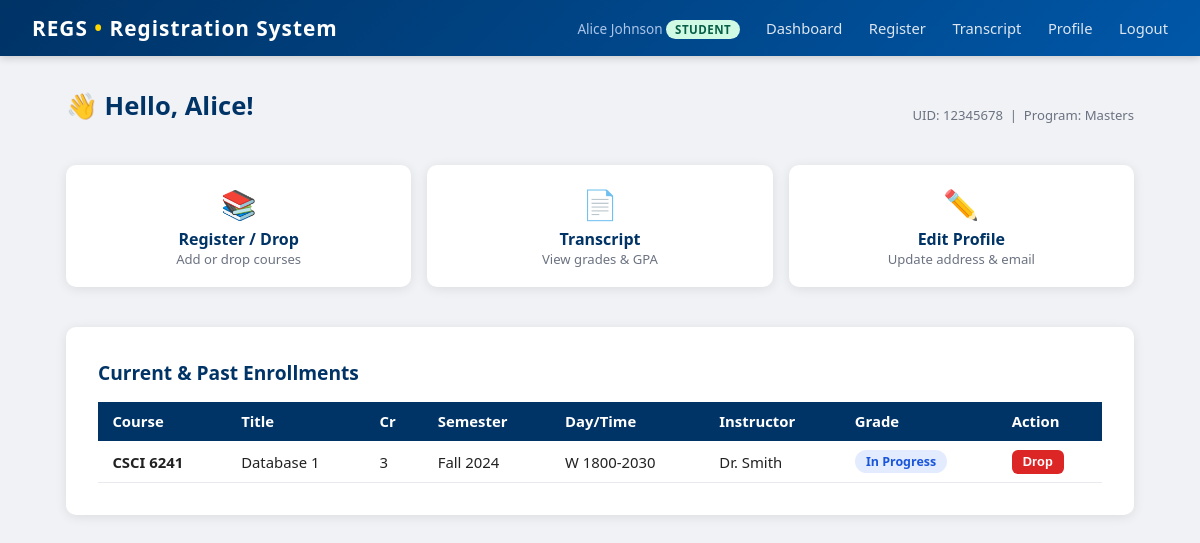
The app's page /student (signed in), older data.
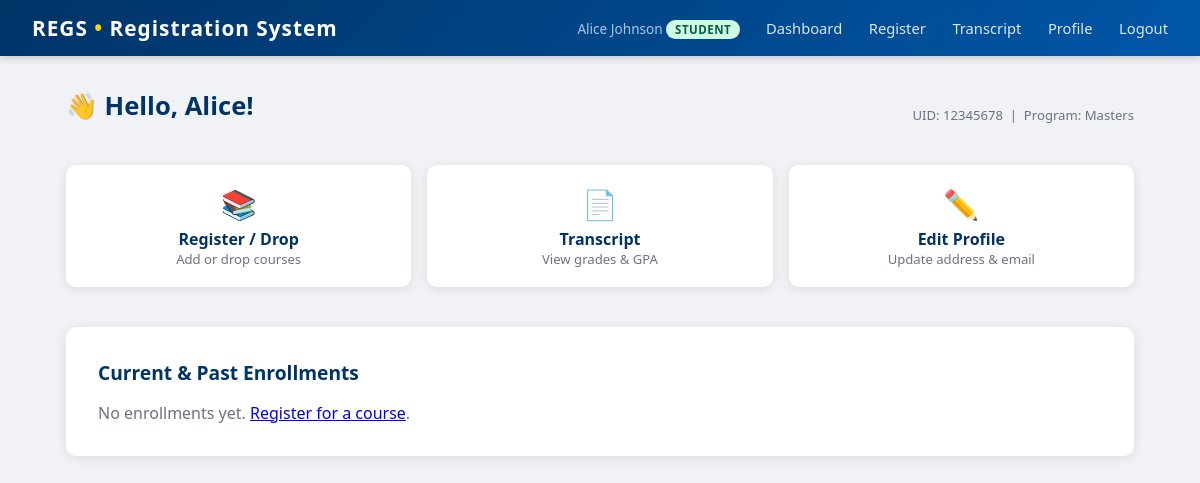
The same page, newer data.
### tables this page shows
CREATE TABLE students (
    id         INTEGER PRIMARY KEY AUTOINCREMENT,
    user_id    INTEGER UNIQUE NOT NULL REFERENCES users(id),
    uid        TEXT UNIQUE NOT NULL,
    first_name TEXT NOT NULL,
    last_name  TEXT NOT NULL,
    program    TEXT NOT NULL CHECK(program IN ('Masters','PhD')),
    address    TEXT,
    email      TEXT,
    admit_year INTEGER DEFAULT 2024
);

CREATE TABLE enrollments (
    id          INTEGER PRIMARY KEY AUTOINCREMENT,
    student_id  INTEGER NOT NULL REFERENCES students(id),
    schedule_id INTEGER NOT NULL REFERENCES course_schedule(id),
    grade       TEXT NOT NULL DEFAULT 'IP',
    UNIQUE(student_id, schedule_id)
);

CREATE TABLE courses (
    id            INTEGER PRIMARY KEY AUTOINCREMENT,
    dept          TEXT NOT NULL REFERENCES departments(dept),
    course_number INTEGER NOT NULL,
    title         TEXT NOT NULL,
    credits       INTEGER NOT NULL,
    UNIQUE(dept, course_number)
);

CREATE TABLE course_schedule (
    id         INTEGER PRIMARY KEY AUTOINCREMENT,
    course_id  INTEGER NOT NULL REFERENCES courses(id),
    faculty_id INTEGER REFERENCES users(id),
    semester   TEXT NOT NULL CHECK(semester IN ('Fall','Spring','Summer')),
    year       INTEGER NOT NULL,
    day        TEXT NOT NULL,
    time_slot  TEXT NOT NULL
);

CREATE TABLE users (
    id            INTEGER PRIMARY KEY AUTOINCREMENT,
    username      TEXT UNIQUE NOT NULL,
    password      TEXT NOT NULL,
    role          TEXT NOT NULL REFERENCES roles(role),
    display_name  TEXT NOT NULL
);

### app.py (the view)
@app.route('/student')
def student_dashboard():
    if session.get('role') != 'student':
        return redirect(url_for('login'))
    db = get_db()
    student = db.execute('SELECT * FROM students WHERE user_id=?', (session['user_id'],)).fetchone()
    enrollments = db.execute('''
        SELECT e.id, c.dept, c.course_number, c.title, c.credits,
               cs.day, cs.time_slot, cs.semester, cs.year, e.grade,
               u.display_name as instructor_name
        FROM enrollments e
        JOIN course_schedule cs ON e.schedule_id = cs.id
        JOIN courses c ON cs.course_id = c.id
        LEFT JOIN users u ON cs.faculty_id = u.id
        WHERE e.student_id = ?
        ORDER BY cs.year DESC, cs.semester DESC
    ''', (student['id'],)).fetchall()
    return render_template('student_dashboard.html', student=student, enrollments=enrollments)

### app.py (called while the page is built)
def get_db():
    if 'db' not in g:
        g.db = sqlite3.connect(DATABASE)
        g.db.row_factory = sqlite3.Row
        g.db.execute("PRAGMA foreign_keys = ON")
    return g.db

@app.teardown_appcontext
def teardown_db(e=None):
    close_db(e)

### templates/student_dashboard.html (shortened to what this page needs)
{% extends "base.html" %}
{% block content %}
<div class="page-header">
  <h1>👋 Hello, {{ student.first_name }}!</h1>
  <span class="text-muted text-small">UID: {{ student.uid }} &nbsp;|&nbsp; Program: {{ student.program }}</span>
</div>
<div class="grid-3 mb-2">
  <a href="{{ url_for('student_register_course') }}" class="card quick-card">
    <div class="icon">📚</div>
    <div class="label">Register / Drop</div>
    <div class="hint">Add or drop courses</div>
  </a>
  <a href="{{ url_for('student_transcript') }}" class="card quick-card">
    <div class="icon">📄</div>
    <div class="label">Transcript</div>
    <div class="hint">View grades &amp; GPA</div>
  </a>
  <a href="{{ url_for('student_profile') }}" class="card quick-card">
    <div class="icon">✏️</div>
    <div class="label">Edit Profile</div>
    <div class="hint">Update address &amp; email</div>
  </a>
</div>
<div class="card">
  <h2>Current &amp; Past Enrollments</h2>
  {% if enrollments %}
  <table>
    <thead>
      <tr>
        <th>Course</th><th>Title</th><th>Cr</th><th>Semester</th>
        <th>Day/Time</th><th>Instructor</th><th>Grade</th><th>Action</th>
      </tr>
    </thead>
    <tbody>
    {% for e in enrollments %}
      <tr>
        <td><strong>{{ e.dept }} {{ e.course_number }}</strong></td>
        <td>{{ e.title }}</td>
        <td>{{ e.credits }}</td>
        <td>{{ e.semester }} {{ e.year }}</td>
        <td>{{ e.day }} {{ e.time_slot }}</td>
        <td>{{ e.instructor_name or '—' }}</td>
        <td>
          {% if e.grade == 'IP' %}
            <span class="badge badge-ip">In Progress</span>
          {% elif e.grade == 'F' %}
            <span class="badge badge-fail">{{ e.grade }}</span>
          {% else %}
            <span class="badge badge-pass">{{ e.grade }}</span>
          {% endif %}
        </td>
        <td>
          {% if e.grade == 'IP' %}
            <form method="POST" action="{{ url_for('drop_course', enrollment_id=e.id) }}"
                  onsubmit="return confirm('Drop {{ e.dept }} {{ e.course_number }}?')">
              <button type="submit" class="btn btn-danger btn-sm">Drop</button>
            </form>
          {% endif %}
        </td>
      </tr>
    {% endfor %}
    </tbody>
  </table>
  {% else %}
    <p class="text-muted">No enrollments yet. <a href="{{ url_for('student_register_course') }}">Register for a course</a>.</p>
  {% endif %}
</div>
{% endblock %}

### templates/base.html (shortened to what this page needs)
<!DOCTYPE html>
<html lang="en">
<head>
    <link rel="stylesheet" href="{{ url_for('static', filename='css/main.css') }}">
</head>
<body>
<nav>
    <div class="brand">REGS <span>•</span> Registration System</div>
    <div class="nav-links">
        {% if session.user_id %}
            <span class="nav-user">
                {{ session.display_name }}
                <span class="role-tag role-{{ session.role }}">{{ session.role }}</span>
            </span>
            {% if session.role == 'student' %}
                <a href="{{ url_for('student_dashboard') }}">Dashboard</a>
                <a href="{{ url_for('student_register_course') }}">Register</a>
                <a href="{{ url_for('student_transcript') }}">Transcript</a>
                <a href="{{ url_for('student_profile') }}">Profile</a>
            {% elif session.role == 'faculty' %}
                <a href="{{ url_for('faculty_dashboard') }}">My Courses</a>
            {% elif session.role == 'gs' %}
                <a href="{{ url_for('gs_dashboard') }}">Students</a>
            {% elif session.role == 'admin' %}
                <a href="{{ url_for('admin_dashboard') }}">Users</a>
                <a href="{{ url_for('admin_assign_faculty') }}">Assign Faculty</a>
            {% endif %}
            <a href="{{ url_for('logout') }}">Logout</a>
        {% endif %}
    </div>
</nav>
<div class="container">
    {% block content %}{% endblock %}
</div>
</body>
</html>

### static/css/main.css (style rules this page uses)
*, *::before, *::after { box-sizing: border-box; margin: 0; padding: 0; }
body { font-family: 'Segoe UI', Arial, sans-serif; background: #f0f2f5; color: #222; min-height: 100vh; }
nav { background: linear-gradient(135deg, #003366 0%, #0057a8 100%); color: #fff; padding: 0 2rem; display: flex; align-items: center; justify-content: space-between; height: 56px; box-shadow: 0 2px 8px rgba(0, 0, 0, 0.18); }
nav .brand { font-size: 1.3rem; font-weight: 700; letter-spacing: 1px; }
nav .brand span { color: #ffd700; }
nav .nav-links a { color: #dde6f0; text-decoration: none; margin-left: 1.4rem; font-size: 0.92rem; transition: color 0.2s; }
nav .nav-user { color: #aac4e8; font-size: 0.85rem; }
.container { max-width: 1100px; margin: 2rem auto; padding: 0 1rem; }
.page-header { display: flex; justify-content: space-between; align-items: center; margin-bottom: 1.4rem; }
.card { background: #fff; border-radius: 10px; box-shadow: 0 2px 12px rgba(0, 0, 0, 0.09); padding: 2rem; margin-bottom: 1.5rem; }
h1 { font-size: 1.6rem; color: #003366; margin-bottom: 1.2rem; }
h2 { font-size: 1.2rem; color: #003366; margin-bottom: 1rem; }
.role-tag { font-size: 0.72rem; font-weight: 700; padding: 0.15rem 0.55rem; border-radius: 99px; text-transform: uppercase; letter-spacing: 0.5px; }
.role-student { background: #d1fae5; color: #065f46; }
.text-muted { color: #6b7280; }
.text-small { font-size: 0.82rem; }
.mb-2 { margin-bottom: 1rem; }
.grid-3 { display: grid; grid-template-columns: repeat(3, 1fr); gap: 1rem; }
.quick-card { text-decoration: none; text-align: center; padding: 1.2rem; }
.quick-card .icon { font-size: 1.8rem; }
.quick-card .label { font-weight: 700; color: #003366; margin-top: 0.3rem; }
.quick-card .hint { font-size: 0.82rem; color: #6b7280; }

Row changes from the older to the newer data that the page shows:
removed enrollments: dept "CSCI", course_number "6241", title "Database 1", credits "3", semester "Fall", year "2024", day "W", time_slot "1800-2030", display_name "Dr. Smith", grade "In Progress"
Text that changed along with them:
text no longer shown: "Course Title Cr Semester Day/Time Instructor Grade Action"
text now shown: "No enrollments yet. Register for a course ."
